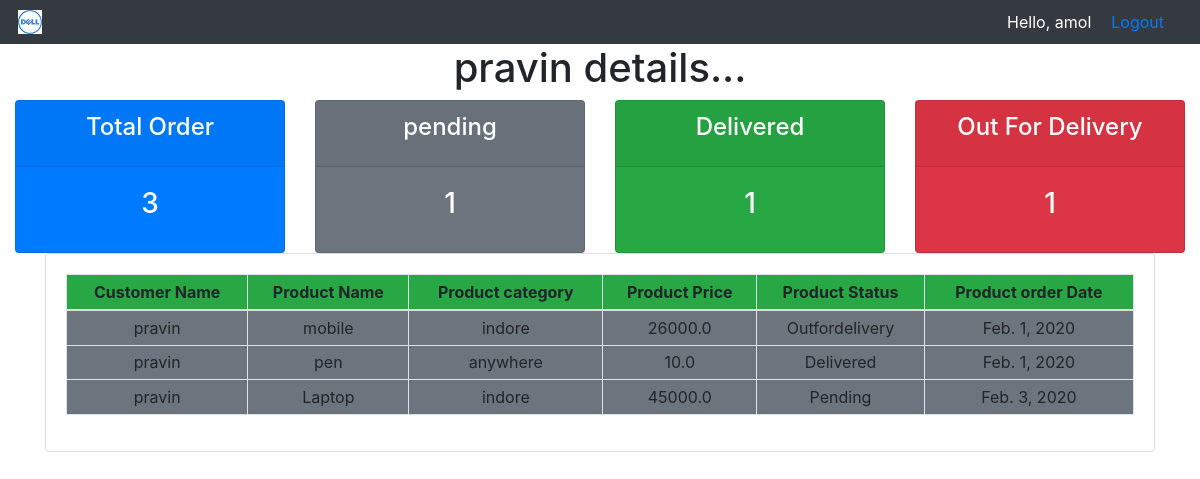
Page /user/ (signed in) on the committed database.
### accounts/models.py (models this page shows, shortened)
class Customers(models.Model):
    user = models.OneToOneField(User, null=True, on_delete=models.CASCADE)
    name = models.CharField(max_length=100,null=True)
    email = models.EmailField(max_length=100,null=True)
    mobile = models.BigIntegerField(null=True)
    created_date = models.DateField(auto_now_add=True,null=True)

class Orders(models.Model):
    STATUS = (
        ('Delivered','Delivered'),
        ('Pending','Pending'),
        ('Outfordelivery','Outfordelivery')
    )
    customer = models.ForeignKey(Customers,on_delete=models.CASCADE)
    product = models.ForeignKey(Products,on_delete=models.CASCADE)
    status = models.CharField(max_length=100,choices=STATUS)
    created_date = models.DateField(auto_now_add=True,null=True)

class Products(models.Model):
    CATEGORY =(
        ('indore','indore'),
        ('outdore','outdore'),
        ('anywhere','anywhere')
    )
    name = models.CharField(max_length=100,null=True)
    price = models.FloatField(null=True)
    created_date = models.DateField(auto_now_add=True,null=True)
    description = models.CharField(max_length=100,null=True,blank=True)
    category = models.CharField(max_length=100,choices=CATEGORY,null=True)
    def __str__(self):
        return self.name

### accounts/decorator.py (the view)
        def wrraper_func(request,*args,**kwargs):
            group = None
            if request.user.groups.exists():
                group =request.user.groups.all()[0].name
            if group in allowed_roles:
                return view_func(request,*args,**kwargs)
            else:
                return HttpResponse("You are not authorized to view this page")

### accounts/decorator.py (called while the page is built)
def allowed_users(allowed_roles = []):
    def decorator(view_func):
        def wrraper_func(request,*args,**kwargs):
            group = None
            if request.user.groups.exists():
                group =request.user.groups.all()[0].name
            if group in allowed_roles:
                return view_func(request,*args,**kwargs)
            else:
                return HttpResponse("You are not authorized to view this page")
        return wrraper_func
    return decorator

### accounts/views.py (called while the page is built)
@login_required(login_url='login')
@allowed_users(allowed_roles=['customer'])
def userPage(request):
    customers = Customers.objects.get(user=request.user)
    orders = request.user.customers.orders_set.all()
    total_order = len(orders)
    delivered = orders.filter(status='Delivered').count()
    pending = orders.filter(status='Pending').count()
    outfordelivery = orders.filter(status='Outfordelivery').count()
    context = {'orders': orders,
               'total_order': total_order,
               'delivered': delivered,
               'pending': pending,
               'outfordelivery': outfordelivery,
               'cutomers':customers}
    return render(request,'crmaccounts/user.html',context)

### templates/crmaccounts/user.html (shortened to what this page needs)
{% extends 'crmaccounts/base.html' %}
{% block content %}
<h1 class="text-center">{{ cutomers.name }} details...</h1>
{% include 'crmaccounts/status.html' %}
    <div class="container">
    <div class="row">
    <div class="col-md">
        <div class="card">
            <div class="card-body">
                <table class="table table-bordered table-sm text-center table-hover">
                    <thead>
                    <tr class="bg-success text-center">
                        <th>Customer Name</th>
                        <th>Product Name</th>
                        <th>Product category</th>
                        <th>Product Price</th>
                        <th>Product Status</th>
                        <th>Product order Date</th>
                    </tr>
                    </thead>
                    <tbody class="bg-secondary">
                    {% for order in orders %}
                       <tr>
                       <td>{{ order.customer.name }}</td>
                       <td>{{ order.product }}</td>
                       <td>{{ order.product.category }}</td>
                       <td>{{ order.product.price }}</td>
                       <td>{{ order.status }}</td>
                       <td>{{ order.created_date }}</td>
                       </tr>
                    {% endfor %}
                    </tbody>
                </table>
            </div>
        </div>
    </div>
</div>
    </div>
{% endblock %}

### templates/crmaccounts/navbar.html (shortened to what this page needs)
{% load static %}
<!DOCTYPE html>
<html lang="en">
<head>
  <link rel="stylesheet" href="https://maxcdn.bootstrapcdn.com/bootstrap/4.4.1/css/bootstrap.min.css">
</head>
<body>
{% block content %}
    <nav class="navbar navbar-expand-lg navbar-dark bg-dark">
    <img src="{%  static 'images/bag - Copy.png' %}" style="margin: 2px;">
    <span id="s1">Hello, {{ request.user }}</span>
        <span id="s1"><a href="{% url 'logout' %}">Logout</a></span>
</nav>
{% endblock %}
</body>
</html>

### templates/crmaccounts/navbar.html (style rules this page uses)
#s1 { margin-right: 20px; color: white; }

### rows in the picture
Customers: name "pravin"
Orders: customer.name "pravin", product "mobile", product.category "indore", product.price "26000.0", status "Outfordelivery", created_date "Feb. 1, 2020"
Orders: customer.name "pravin", product "pen", product.category "anywhere", product.price "10.0", status "Delivered", created_date "Feb. 1, 2020"
Orders: customer.name "pravin", product "Laptop", product.category "indore", product.price "45000.0", status "Pending", created_date "Feb. 3, 2020"

### other values in the picture
{{ request.user }} "amol"
{{ total_order }} "3"
{{ pending }} "1"
{{ delivered }} "1"
{{ outfordelivery }} "1"
